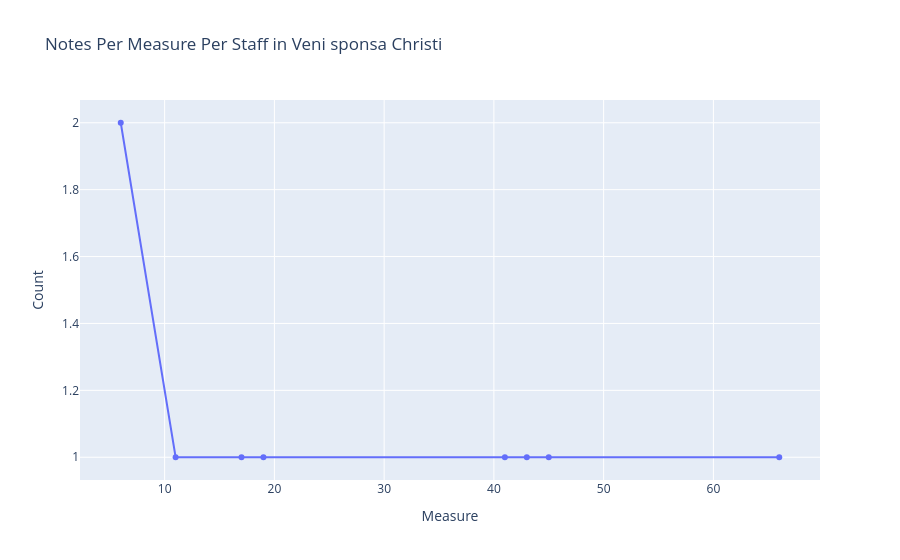

Notebook code for this chart:
### Markdown cell above
### Plot the Supplied Accidentals Over Time

### Code cell
measAll = soup.findAll("measure")

supplied_dict = {}

for measure in measAll:
    if len(measure.find_all('supplied')) > 0:
        meas_no = int(measure.get("n"))
        supplieds = measure.find_all('supplied')
        counter = 0
        for supplied in supplieds:
            if supplied.find_all(attrs={'accid': True}):
                counter += 1
            supplied_dict.update({meas_no:counter})
            
accids = pd.DataFrame(supplied_dict.items(), columns=['Measure', 'Count'])

fig = go.Figure()

fig.add_trace(go.Scatter(x=accids['Measure'], y=accids['Count'], name=staff_id))

# Customize chart appearance
fig.update_layout(title=label,
                  xaxis_title='Measure',
                  yaxis_title='Count')

# Show the chart
fig.show()

### Figure 1 — Plotly figure (JSON) as saved in the notebook; plotly's stock layout.template omitted (floating-point values rounded to 4 significant figures)
{"data": [{"name": "4", "type": "scatter", "x": [6, 11, 17, 19, 41, 43, 45, 66], "y": [2, 1, 1, 1, 1, 1, 1, 1]}], "layout": {"title": {"text": "Notes Per Measure Per Staff in Veni sponsa Christi"}, "xaxis": {"title": {"text": "Measure"}}, "yaxis": {"title": {"text": "Count"}}}}
